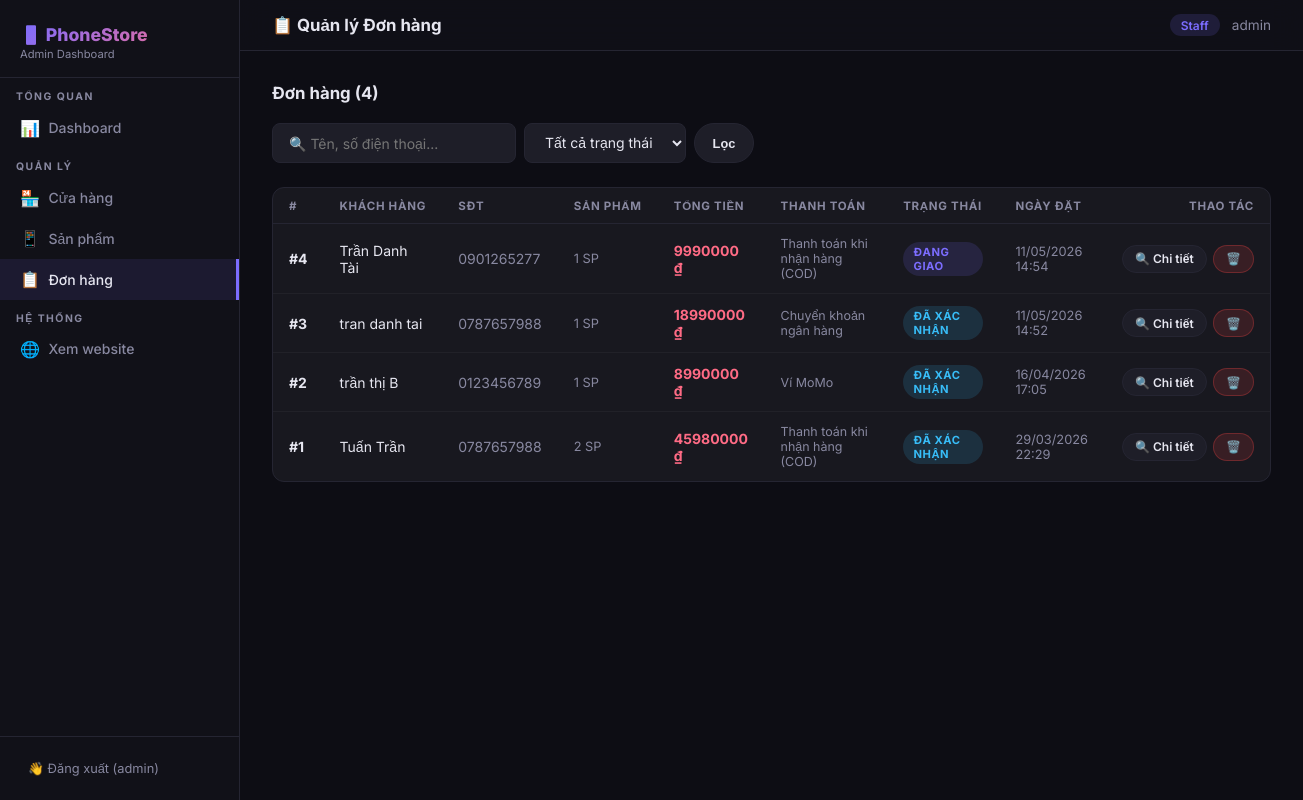
Screenshot of /dashboard/orders/ (signed in) with the database file from the repository.
### stores/models.py (models this page shows, shortened)
class Order(models.Model):
    STATUS_CHOICES = [
        ('pending', 'Chờ xác nhận'),
        ('confirmed', 'Đã xác nhận'),
        ('shipping', 'Đang giao'),
        ('delivered', 'Đã giao'),
        ('cancelled', 'Đã hủy'),
    ]
    PAYMENT_CHOICES = [
        ('cod', 'Thanh toán khi nhận hàng (COD)'),
        ('bank', 'Chuyển khoản ngân hàng'),
        ('momo', 'Ví MoMo'),
    ]
    user = models.ForeignKey(User, on_delete=models.SET_NULL, null=True, blank=True, verbose_name='Người đặt')
    full_name = models.CharField(max_length=100, verbose_name='Họ và tên')
    phone = models.CharField(max_length=20, verbose_name='Số điện thoại')
    address = models.TextField(verbose_name='Địa chỉ giao hàng')
    note = models.TextField(blank=True, default='', verbose_name='Ghi chú')
    payment_method = models.CharField(max_length=20, choices=PAYMENT_CHOICES, default='cod', verbose_name='Phương thức thanh toán')
    status = models.CharField(max_length=20, choices=STATUS_CHOICES, default='pending', verbose_name='Trạng thái')
    total_amount = models.DecimalField(max_digits=15, decimal_places=0, default=0, verbose_name='Tổng tiền')
    created_at = models.DateTimeField(auto_now_add=True)
    updated_at = models.DateTimeField(auto_now=True)
    class Meta:
        verbose_name = 'Đơn hàng'
        verbose_name_plural = 'Đơn hàng'
        ordering = ['-created_at']

### stores/dashboard_views.py (the view)
# urls.py: path('dashboard/orders/', dashboard_views.order_list, name='dashboard_order_list'),
@dashboard_required
def order_list(request):
    q = request.GET.get('q', '')
    status_filter = request.GET.get('status', '')
    orders = Order.objects.select_related('user').prefetch_related('items').all()
    if q:
        orders = orders.filter(Q(full_name__icontains=q) | Q(phone__icontains=q))
    if status_filter:
        orders = orders.filter(status=status_filter)
    return render(request, 'stores/dashboard/order_list.html', {
        'orders': orders, 'q': q, 'status_filter': status_filter,
        'status_choices': Order.STATUS_CHOICES,
    })

### stores/templates/stores/dashboard/order_list.html (shortened to what this page needs)
{% extends 'stores/dashboard/base_dashboard.html' %}
{% load humanize %}
{% block page_title %}📋 Quản lý Đơn hàng{% endblock %}
{% block active_orders %}active{% endblock %}
{% block content %}
<div class="section-head">
  <h2>Đơn hàng ({{ orders|length }})</h2>
</div>
<div class="search-bar">
  <form method="get" style="display:flex;gap:.5rem;flex-wrap:wrap">
    <input class="search-input" type="text" name="q" value="{{ q }}" placeholder="🔍 Tên, số điện thoại..." />
    <select name="status" class="search-input" style="min-width:auto">
      <option value="">Tất cả trạng thái</option>
    </select>
    <button type="submit" class="btn btn-secondary">Lọc</button>
  </form>
</div>
<div class="card" style="padding:0">
  <div class="table-wrap">
    <table>
      <thead>
        <tr>
          <th>#</th><th>Khách hàng</th><th>SĐT</th><th>Sản phẩm</th>
          <th>Tổng tiền</th><th>Thanh toán</th><th>Trạng thái</th><th>Ngày đặt</th>
          <th style="text-align:right">Thao tác</th>
        </tr>
      </thead>
      <tbody>
        {% for order in orders %}
        <tr>
          <td><strong>#{{ order.id }}</strong></td>
          <td>{{ order.full_name }}</td>
          <td style="color:var(--muted)">{{ order.phone }}</td>
          <td style="color:var(--muted);font-size:.8rem">{{ order.items.count }} SP</td>
          <td style="font-weight:700;color:#ff6b85">{{ order.total_amount|intcomma }} ₫</td>
          <td style="color:var(--muted);font-size:.78rem">{{ order.get_payment_method_display }}</td>
          <td><span class="badge badge-{{ order.status }}">{{ order.get_status_display }}</span></td>
          <td style="color:var(--muted);font-size:.8rem">{{ order.created_at|date:"d/m/Y H:i" }}</td>
          <td style="text-align:right">
            <div style="display:flex;gap:.4rem;justify-content:flex-end">
              <a href="{% url 'dashboard_order_detail' order.pk %}" class="btn btn-secondary btn-sm">🔍 Chi tiết</a>
              <a href="{% url 'dashboard_order_delete' order.pk %}" class="btn btn-danger btn-sm">🗑️</a>
            </div>
          </td>
        </tr>
        {% empty %}
        <tr><td colspan="9"><div class="empty"><div class="icon">📋</div><p>Chưa có đơn hàng nào</p></div></td></tr>
        {% endfor %}
      </tbody>
    </table>
  </div>
</div>
{% endblock %}

### stores/templates/stores/dashboard/base_dashboard.html (shortened to what this page needs)
<!DOCTYPE html>
<html lang="vi">
<head>
</head>
<body>
<aside class="sidebar">
  <div class="sidebar-brand">
    <div class="logo">📱 PhoneStore</div>
    <small>Admin Dashboard</small>
  </div>
  <span class="nav-section">Tổng quan</span>
  <a href="{% url 'dashboard_home' %}" class="nav-item {% block active_home %}{% endblock %}">
    <span class="icon">📊</span> Dashboard
  </a>
  <span class="nav-section">Quản lý</span>
  <a href="{% url 'dashboard_store_list' %}" class="nav-item {% block active_stores %}{% endblock %}">
    <span class="icon">🏪</span> Cửa hàng
  </a>
  <a href="{% url 'dashboard_product_list' %}" class="nav-item {% block active_products %}{% endblock %}">
    <span class="icon">📱</span> Sản phẩm
  </a>
  <a href="{% url 'dashboard_order_list' %}" class="nav-item {% block active_orders %}{% endblock %}">
    <span class="icon">📋</span> Đơn hàng
  </a>
  <span class="nav-section">Hệ thống</span>
  <a href="{% url 'home' %}" class="nav-item">
    <span class="icon">🌐</span> Xem website
  </a>
  <div class="sidebar-footer">
    <a href="{% url 'logout' %}">👋 Đăng xuất ({{ request.user.username }})</a>
  </div>
</aside>
<div class="main">
  <div class="topbar">
    <span class="topbar-title">{% block page_title %}Dashboard{% endblock %}</span>
    <div class="topbar-right">
      <span class="tag">Staff</span>
      <span style="color:var(--muted)">{{ request.user.username }}</span>
    </div>
  </div>
  <div class="page-content">
    {% block content %}{% endblock %}
  </div>
</div>
</body>
</html>

### stores/templates/stores/dashboard/base_dashboard.html (style rules this page uses)
:root { --bg:#0d0d14;--sidebar:#111118;--surface:#18181f;--surface2:#1e1e28; --border:#252532;--accent:#7c6dff;--accent2:#ff6b85;--accent-glow:rgba(124,109,255,.3); --text:#e6e6f0;--muted:#8888a0;--success:#22c55e;--warn:#f59e0b;--danger:#ef4444;--info:#38bdf8; --r:12px;--sidebar-w:240px; }
*,*::before,*::after { box-sizing:border-box;margin:0;padding:0 }
body { background:var(--bg);color:var(--text);font-family:'Inter',sans-serif;display:flex;min-height:100vh }
a { color:var(--accent);text-decoration:none;transition:color .2s }
.sidebar { width:var(--sidebar-w);background:var(--sidebar);border-right:1px solid var(--border); display:flex;flex-direction:column;position:fixed;top:0;left:0;bottom:0;z-index:50;transition:transform .3s }
.sidebar-brand { padding:1.5rem 1.25rem 1rem;border-bottom:1px solid var(--border) }
.sidebar-brand .logo { font-size:1.1rem;font-weight:800;background:linear-gradient(135deg,var(--accent),var(--accent2)); -webkit-background-clip:text;-webkit-text-fill-color:transparent;background-clip:text }
.sidebar-brand small { display:block;color:var(--muted);font-size:.7rem;margin-top:.15rem }
.nav-section { padding:.75rem 1rem .25rem;font-size:.65rem;font-weight:700;text-transform:uppercase;letter-spacing:1.5px;color:var(--muted) }
.nav-item { display:flex;align-items:center;gap:.65rem;padding:.65rem 1.25rem;font-size:.875rem;font-weight:500; color:var(--muted);transition:all .2s;border-radius:0;cursor:pointer;border:none;background:none;width:100%;text-align:left }
.nav-item:hover,.nav-item.active { color:var(--text);background:rgba(124,109,255,.1);border-right:3px solid var(--accent) }
.nav-item .icon { width:18px;text-align:center;font-size:1rem }
.sidebar-footer { margin-top:auto;padding:1rem;border-top:1px solid var(--border) }
.sidebar-footer a { display:flex;align-items:center;gap:.5rem;font-size:.8rem;color:var(--muted);padding:.5rem .75rem;border-radius:8px }
.main { margin-left:var(--sidebar-w);flex:1;display:flex;flex-direction:column;min-height:100vh }
.topbar { background:rgba(17,17,24,.8);backdrop-filter:blur(16px);border-bottom:1px solid var(--border); padding:.9rem 2rem;display:flex;align-items:center;justify-content:space-between;position:sticky;top:0;z-index:40 }
.topbar-title { font-weight:700;font-size:1.05rem }
.topbar-right { display:flex;align-items:center;gap:.75rem;font-size:.85rem }
.tag { background:rgba(124,109,255,.15);color:var(--accent);padding:.2rem .7rem;border-radius:50px;font-size:.75rem;font-weight:600 }
.page-content { padding:2rem;flex:1 }
.card { background:var(--surface);border:1px solid var(--border);border-radius:var(--r);padding:1.5rem }
.table-wrap { overflow-x:auto }
table { width:100%;border-collapse:collapse }
th { font-size:.72rem;font-weight:700;text-transform:uppercase;letter-spacing:.7px;color:var(--muted); padding:.65rem 1rem;text-align:left;border-bottom:1px solid var(--border);white-space:nowrap }
td { padding:.75rem 1rem;font-size:.875rem;border-bottom:1px solid rgba(255,255,255,.04);vertical-align:middle }
tr:last-child td { border-bottom:none }
.btn { display:inline-flex;align-items:center;gap:.4rem;padding:.55rem 1.1rem;border-radius:50px; font-weight:600;font-size:.8rem;cursor:pointer;border:none;transition:all .2s;text-decoration:none;white-space:nowrap }
.btn-secondary { background:var(--surface2);color:var(--text);border:1px solid var(--border) }
.btn-danger { background:rgba(239,68,68,.15);color:var(--danger);border:1px solid rgba(239,68,68,.3) }
.btn-sm { padding:.35rem .75rem;font-size:.75rem }
.badge { display:inline-block;padding:.18rem .65rem;border-radius:50px;font-size:.7rem;font-weight:700;text-transform:uppercase;letter-spacing:.5px }
.badge-confirmed { background:rgba(56,189,248,.15);color:var(--info) }
.badge-shipping { background:rgba(124,109,255,.15);color:var(--accent) }
.search-bar { display:flex;gap:.75rem;align-items:center;margin-bottom:1.5rem;flex-wrap:wrap }
.search-input { padding:.6rem 1rem;background:var(--surface2);border:1px solid var(--border);border-radius:8px; color:var(--text);font-size:.875rem;outline:none;min-width:220px;transition:border-color .2s;font-family:inherit }
.section-head { display:flex;align-items:center;justify-content:space-between;margin-bottom:1.25rem;flex-wrap:wrap;gap:.75rem }
.section-head h2 { font-size:1.05rem;font-weight:700 }

### rows the page displays
Order: id "4", full_name "Trần Danh Tài", phone "0901265277", items.count "1", total_amount "9990000", payment_method "Thanh toán khi nhận hàng (COD)", status "ĐANG GIAO", created_at "11/05/2026 14:54"
Order: id "3", full_name "tran danh tai", phone "0787657988", items.count "1", total_amount "18990000", payment_method "Chuyển khoản ngân hàng", status "ĐÃ XÁC NHẬN", created_at "11/05/2026 14:52"
Order: id "2", full_name "trần thị B", phone "0123456789", items.count "1", total_amount "8990000", payment_method "Ví MoMo", status "ĐÃ XÁC NHẬN", created_at "16/04/2026 17:05"
Order: id "1", full_name "Tuấn Trần", phone "0787657988", items.count "2", total_amount "45980000", payment_method "Thanh toán khi nhận hàng (COD)", status "ĐÃ XÁC NHẬN", created_at "29/03/2026 22:29"

### other values shown
{{ request.user.username }} "admin"
{{ orders|length }} "4"
